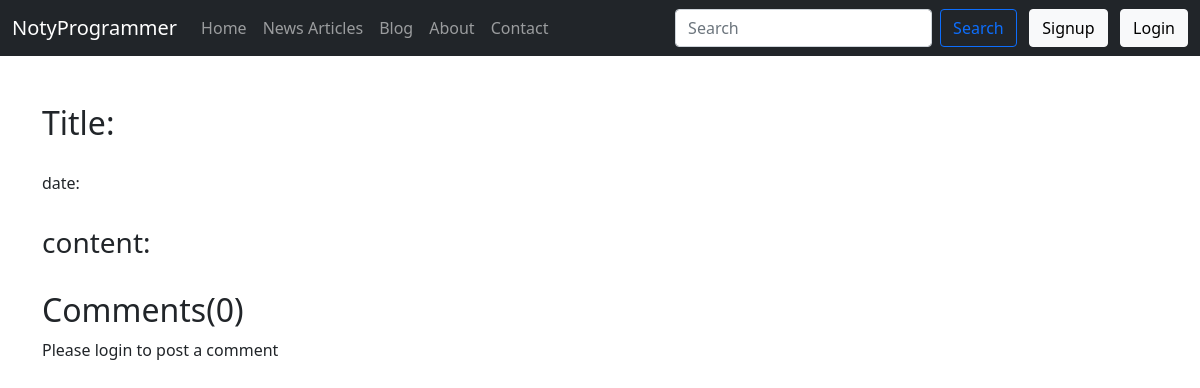
The app's page /blog/gujarat-lion, older data.
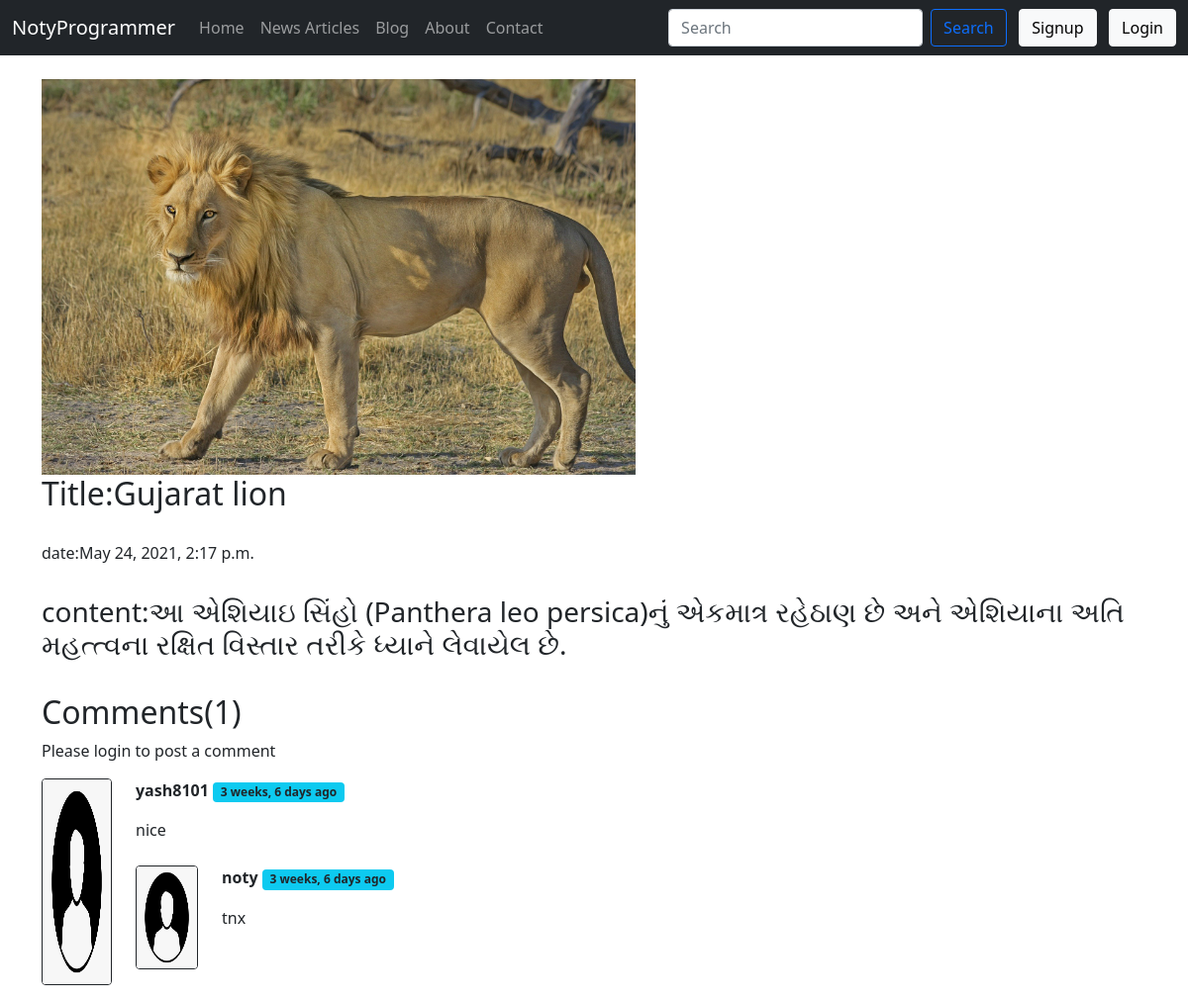
The same page, newer data.
### blog/models.py (models this page shows, shortened)
class Post(models.Model):
    Sno=models.AutoField(primary_key=True)
    title=models.CharField(max_length=255)
    content=models.TextField()
    author=models.CharField(max_length=13)
    slug=models.CharField(max_length=130)
    timestamp=models.DateTimeField(auto_now_add=True,blank=True)
    img = models.ImageField( upload_to="blogImg",default="blogImg/2.jpg")
    class Meta:
       ordering = ['-timestamp']

class BlogComment(models.Model):
    Sno = models.AutoField(primary_key=True)
    comment = models.TextField()
    user = models.ForeignKey(User,on_delete=models.CASCADE)
    post = models.ForeignKey(Post,on_delete=models.CASCADE)
    parent = models.ForeignKey('self',on_delete=models.CASCADE,null=True)
    timestamp = models.DateTimeField(default=now)

### blog/views.py (the view)
# urls.py: path('<str:slug>', views.blogpost, name='blogpost'),
def blogpost(request,slug):
    post=Post.objects.filter(slug=slug).first()
    comments = BlogComment.objects.filter(post=post,parent=None)
    replies = BlogComment.objects.filter(post=post).exclude(parent=None)
    replyDict = {}
    for reply in replies:
        if reply.parent.Sno not in replyDict.keys():
            replyDict[reply.parent.Sno]=[reply]
        else:
            replyDict[reply.parent.Sno].append(reply)
    context={'post':post,'comments':comments,'user':request.user,'replyDict':replyDict}
    return render(request,"blogtemp/blogpost.html",context)

### blog/templatetags/extras.py (called while the page is built)
@register.filter(name='get_val')
def get_val(dict,key):
    return dict.get(key)

### templates/blogtemp/blogpost.html (shortened to what this page needs)
{% extends 'index.html' %}
{% block blogactive %}active{% endblock blogactive %}
{% block body %}
{% load humanize %}
{% load extras %}
<div class="container">
<br>
<img src="{{post.img.url}}">
<h2>Title:{{post.title}}</h2></br>
<h6>date:{{post.timestamp}}</h6></br>
<h3>content:{{post.content}}</h3></br>
</div>
<div class="container">
<h2>Comments({{comments.count}})</h2>
<div class="my-2">
{% if user.is_authenticated %}
<form method="post" action="/blog/postComment" class="row g-3">
{% csrf_token %}
  <div class="col-5 form-group">
      <input type="text" class="form-control" id="comment" name="comment" placeholder="Enter Comment">
  </div>
  <input type="hidden" name="postSno" value="{{post.Sno}}">
  <input type="hidden" name="ParentSno" value="">
  <div class="col-auto">
    <button type="submit" class="btn btn-dark mb-3" value="Post">Post</button>
  </div>
</form>
{% else %}
<p>Please login to post a comment</p>
{% endif %}
</div>
{% for comment in comments  %}
<div class="row my-3">
<div class="col-md-1"><img src="../static/user.png" class="rounded mx-auto d-block w-100 h-100  border border-dark"></div>
<div class="col-md-11"><b>{{comment.user.username}}</b> <span class="badge bg-info text-dark"> {{comment.timestamp | naturaltime}} </span>
<div class="my-3">{{comment.comment}}</div>
<div class="reply mx-0">
<div class="replies  my-2">
{% for reply in replyDict|get_val:comment.Sno %}
<div class="row">
<div class="col-md-1 my-2"><img src="../static/user.png" class="rounded mx-auto d-block w-100 h-100  border border-dark">
</div>
<div class="col-md-11 my-2">
<b>{{reply.user.username}}</b> <span class="badge bg-info text-dark"> {{reply.timestamp | naturaltime}} </span>
<div class="my-3">{{reply.comment}}</div>
<br>
</div>
</div>
{% endfor %}
</div>
</div>
</div>
</div>
{% endfor %}
</div>
{% endblock body %}

Row changes from the older to the newer data that the page shows:
added Post: img (picture), title "Gujarat lion", timestamp "May 24, 2021, 2:17 p.m.", content "આ એશિયાઇ સિંહો (Panthera leo persica)નું એકમાત્ર રહેઠાણ છે અને એશિયાના અતિ મહત્ત્વના રક્ષિત વિસ્તાર તરીકે ધ્યાને લેવાયેલ છે."
added BlogComment: user.username "yash8101", timestamp "3 weeks, 6 days ago", comment "nice", shown under "Comments(1)"
added BlogComment: user.username "noty", timestamp "3 weeks, 6 days ago", comment "tnx", shown under "yash8101"
Text that changed along with them:
{{ comments.count }}: "0" → "1"
